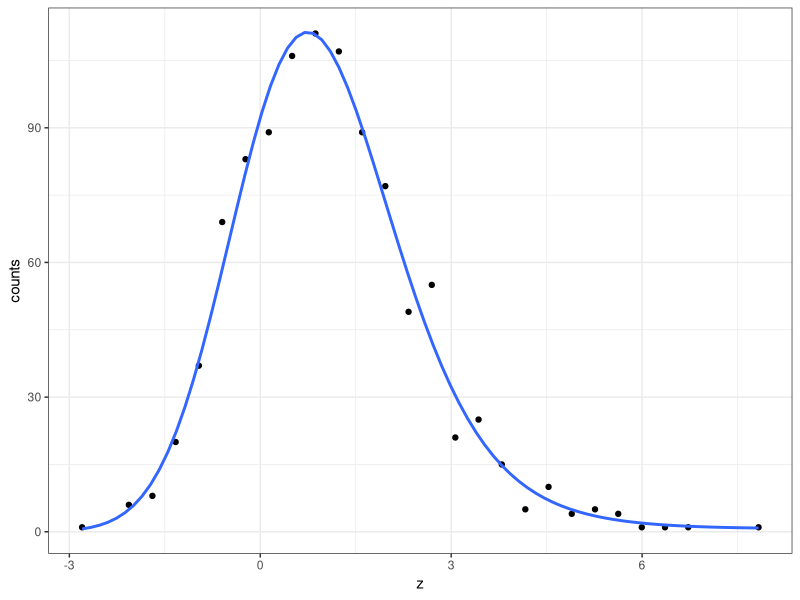
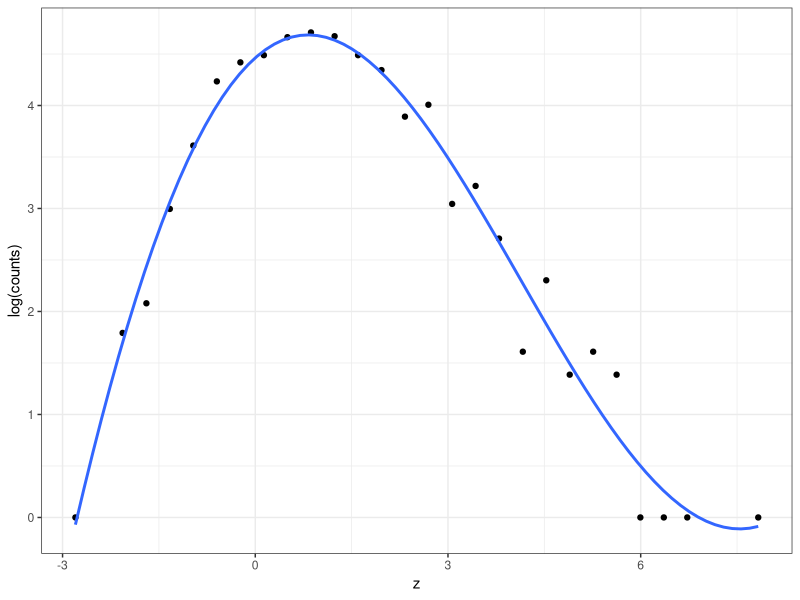
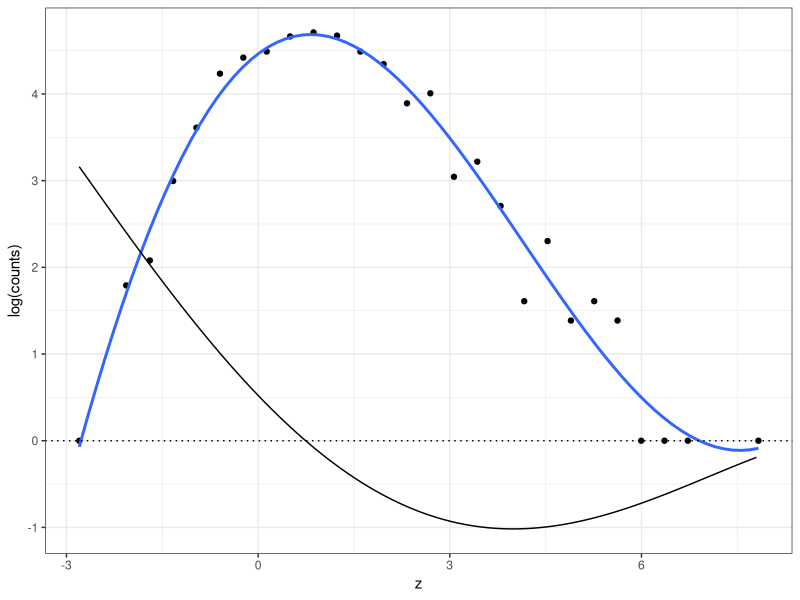
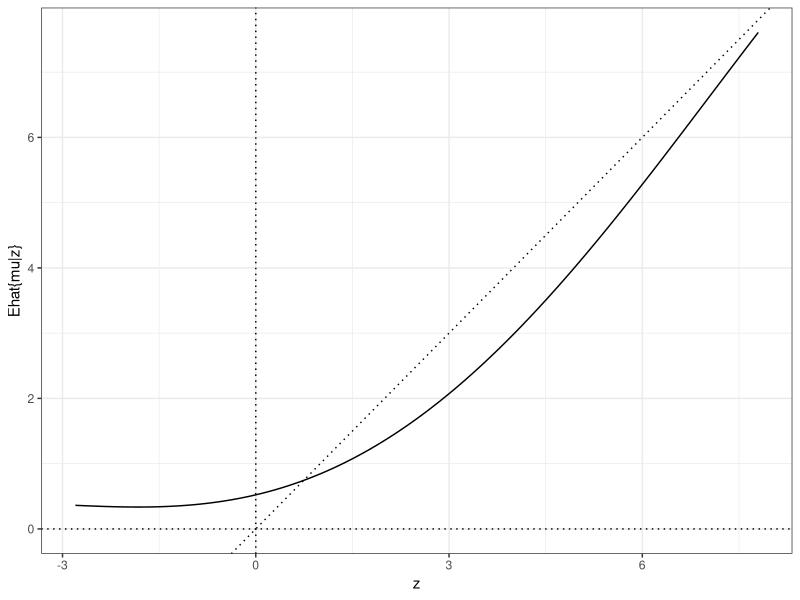
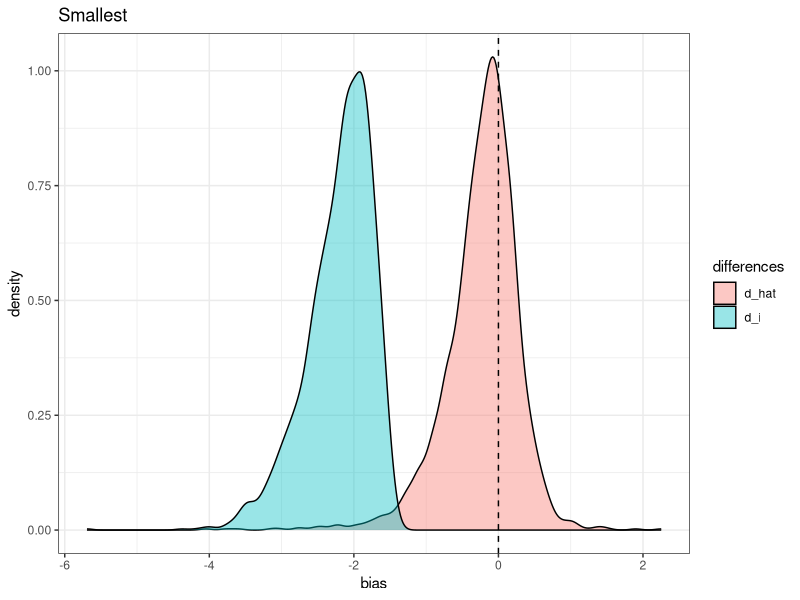
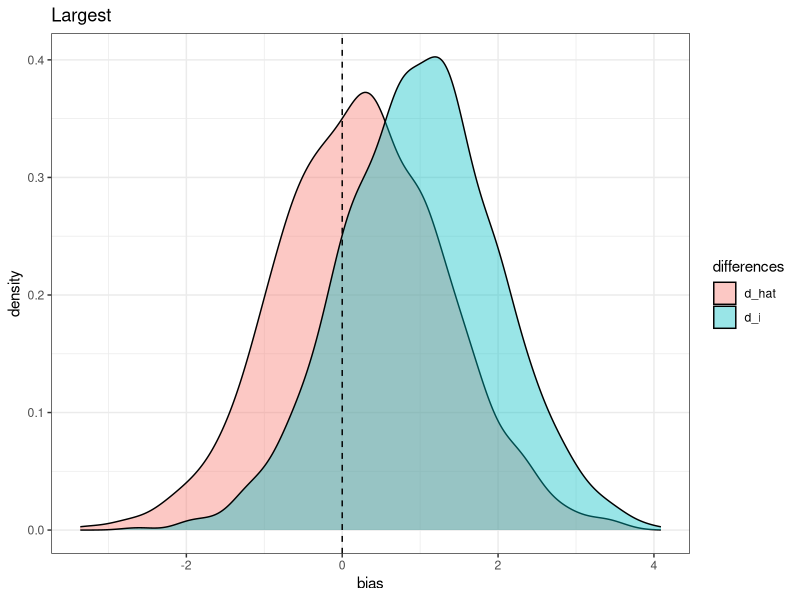

These charts were generated, in order, by the following R code:
## ---- chunk 1
library(tidyverse)
theme_set(theme_bw())
## ---- chunk 2
# simulation parameters
N <- 1e3  # number of observations per dataset
nsims <- 100  # number of datasets
set.seed(123)
## ---- chunk 3
# mu_i is distributed as a standard exponential random variable
mu_i <- rexp(N)

# z_i is distributed as a normal normal variable with mean mu_i, variance 1
z_i <- rnorm(N, mean = mu_i, sd = 1)
## ---- chunk 4
# create bins by cut()
# count nr of z_i in bin 
# last mutate derives the middle of the bin as mean(left_bound, right_bound)
counts <- cut(z_i, 30) %>%
  as_tibble_col("bins") %>%
  count(bins) %>%
  mutate(logn = log(n)) %>%
  mutate(z = map_dbl(str_extract_all(bins, "-?\\d+\\.?\\d+"), function(x) mean(as.numeric(x)) ) )
## ---- chunk 5
#visualization of counts + polynomial glm (J = 5) with log link fit
counts %>%
  ggplot(aes(z, n)) +
  geom_point() +
  geom_smooth(method = "glm", formula = y ~ poly(x, 5), se = F,
              method.args = list(family=poisson(link="log"))) +
  labs(y = "counts")

logcounts_plot <- counts %>%
  ggplot(aes(z, logn)) +
  geom_point() +
  geom_smooth(method = "lm", formula = y ~ poly(x, 5), se = F) +
  labs(y = "log(counts)")
logcounts_plot
## ---- chunk 6
# glm fit
fit <- glm(n ~ poly(z, 5, raw = T), family = poisson(link = "log"), data = counts)  

# retrieve coefficients
betas <- coef(fit)

# derivative of l_hat(z) or l_hat'(z)
l_prime <- function(x){
  x <- c(1, poly(x, degree = 4, raw=T)) 
  
  as.vector(x %*% (betas[2:length(betas)] * 1:5 ))
}
## ---- chunk 7
derivative <- tibble(z = seq(min(counts$z), max(counts$z), by = 0.1)) %>%
  rowwise() %>%
  mutate(lprime = l_prime(z))

logcounts_plot +
  geom_line(aes(z, lprime), data = derivative, inherit.aes = F) +
  geom_hline(yintercept = 0, linetype = "dotted") # as reference
## ---- chunk 8
derivative %>%
  mutate(estimate = z + lprime) %>%
  ggplot(aes(z, estimate)) +
  geom_line() +
  geom_hline(yintercept = 0, linetype = "dotted") +
  geom_vline(xintercept = 0, linetype = "dotted") +
  geom_abline(slope =1, intercept = 0, linetype = "dotted") +
  labs(y = "Ehat{mu|z}")
## ---- chunk 9
create_smallest_and_largest <- function(iteration) {
  # mu_i is distributed as a standard exponential random variable
  mu_i <- rexp(N)
  # z_i is distributed as a normal normal variable with mean mu_i, variance 1
  z_i <- rnorm(N, mean = mu_i, sd = 1)
  
  # create bins by cut()
  # count nr of z_i in bin 
  # last mutate derives the middle of the bin as mean(left_bound, right_bound)
  counts <- cut(z_i, 30) %>%
    as_tibble_col("bins") %>%
    count(bins) %>%
    mutate(logn = log(n)) %>%
    mutate(z = map_dbl(str_extract_all(bins, "-?\\d+\\.?\\d+"), 
                       function(x) mean(as.numeric(x)) ) )
  
  # glm fit
  fit <- glm(n ~ poly(z, 5, raw = T), family = poisson(link = "log"), data = counts)  
  
  # retrieve coefficients
  betas <- coef(fit)
  
  # l(z) or log(f(z)), the log of the estimated density
  # TODO: my f(z) does not integrate to 1 yet! 
  l_of_z <- function(x){
    c(1, poly(x, 5, raw=T)) %*% coef(fit)
  }
  
  # derivative of l(z) or l'(z)
  l_prime <- function(x){
    x <- c(1, poly(x, degree = 4, raw=T)) 
    
    as.vector(x %*% (betas[2:length(betas)] * 1:5 ))
  }
  
  # take 20 smallest z_i with corresponding mu_i, and calculate correction
  
  smallest <- tibble(mu_i, z_i, iteration) %>%
    slice_min(order_by = z_i, n = 20) %>%
    rowwise() %>%
    mutate(corrected = z_i + l_prime(z_i))
  
  # idem but for largest 20
  largest <- tibble(mu_i, z_i, iteration) %>%
    slice_max(order_by = z_i, n = 20) %>%
    rowwise() %>%
    mutate(corrected = z_i + l_prime(z_i))
  
  
  # output
  list(smallest = smallest, largest = largest)
}
## ---- chunk 10
# create_smallest_and_largest() does the above steps and outputs 20 smallest and largest
smallest_results <- tibble()
largest_results <- tibble()
for (i in 1:nsims){
  results <- create_smallest_and_largest(i)
  
  smallest_results <- smallest_results %>%
    bind_rows(results$smallest)
  
  largest_results <- largest_results %>%
   bind_rows(results$largest)
}
## ---- chunk 11
smallest_results %>%
  mutate(d_i = z_i-mu_i,
         d_hat = corrected - mu_i) %>%
  pivot_longer(c(d_i, d_hat)) %>%
  ggplot(aes(value, fill = name)) +
  geom_density(alpha = 0.4) +
  labs(x = "bias",
       fill = "differences",
       title = "Smallest") +
  geom_vline(xintercept = 0, linetype = "dashed")

largest_results %>%
  mutate(d_i = z_i-mu_i,
         d_hat = corrected - mu_i) %>%
  pivot_longer(c(d_i, d_hat)) %>%
  ggplot(aes(value, fill = name)) +
  geom_density(alpha = 0.4) +
  labs(x = "bias",
       fill = "differences",
       title = "Largest") +
  geom_vline(xintercept = 0, linetype = "dashed")
